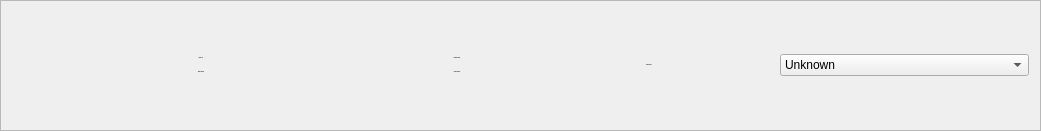
   <widget class="QFrame" name="workArea">
    <property name="geometry">
     <rect>
      <x>110</x>
      <y>640</y>
      <width>1041</width>
      <height>131</height>
     </rect>
    </property>
    <property name="sizePolicy">
     <sizepolicy hsizetype="Preferred" vsizetype="Expanding">
      <horstretch>0</horstretch>
      <verstretch>0</verstretch>
     </sizepolicy>
    </property>
    <property name="minimumSize">
     <size>
      <width>0</width>
      <height>0</height>
     </size>
    </property>
    <property name="maximumSize">
     <size>
      <width>16777215</width>
      <height>520</height>
     </size>
    </property>
    <property name="frameShape">
     <enum>QFrame::Shape::StyledPanel</enum>
    </property>
    <layout class="QGridLayout" name="gridLayout_5">
     <item row="0" column="0">
      <layout class="QGridLayout" name="gridLayout_4">
       <item row="0" column="0">
        <layout class="QHBoxLayout" name="horizontalLayout_7">
         <item>
          <widget class="AviaLamp" name="lampPlaceholder_18" native="true"/>
         </item>
         <item>
          <widget class="QLabel" name="data70">
           <property name="font">
            <font>
             <pointsize>-1</pointsize>
             <bold>true</bold>
            </font>
           </property>
           <property name="text">
            <string>Data &gt; 70</string>
           </property>
           <property name="alignment">
            <set>Qt::AlignmentFlag::AlignCenter</set>
           </property>
          </widget>
         </item>
        </layout>
       </item>
       <item row="0" column="1">
        <layout class="QHBoxLayout" name="horizontalLayout_8">
         <item>
          <widget class="AviaLamp" name="lampPlaceholder_16" native="true"/>
         </item>
         <item>
          <widget class="QLabel" name="reslock">
           <property name="font">
            <font>
             <pointsize>-1</pointsize>
             <bold>true</bold>
            </font>
           </property>
           <property name="text">
            <string>Reset Locked</string>
           </property>
           <property name="alignment">
            <set>Qt::AlignmentFlag::AlignCenter</set>
           </property>
          </widget>
         </item>
        </layout>
       </item>
       <item row="1" column="0">
        <layout class="QHBoxLayout" name="horizontalLayout_9">
         <item>
          <widget class="AviaLamp" name="lampPlaceholder_17" native="true"/>
         </item>
         <item>
          <widget class="QLabel" name="imlock">
           <property name="font">
            <font>
             <pointsize>-1</pointsize>
             <bold>true</bold>
            </font>
           </property>
           <property name="text">
            <string>Xmit Locked</string>
           </property>
           <property name="alignment">
            <set>Qt::AlignmentFlag::AlignCenter</set>
           </property>
          </widget>
         </item>
        </layout>
       </item>
       <item row="1" column="1">
        <layout class="QHBoxLayout" name="horizontalLayout_10">
         <item>
          <widget class="AviaLamp" name="lampPlaceholder_15" native="true"/>
         </item>
         <item>
          <widget class="QLabel" name="vlock">
           <property name="font">
            <font>
             <pointsize>-1</pointsize>
             <bold>true</bold>
            </font>
           </property>
           <property name="text">
            <string>Voice Locked</string>
           </property>
           <property name="alignment">
            <set>Qt::AlignmentFlag::AlignCenter</set>
           </property>
          </widget>
         </item>
        </layout>
       </item>
      </layout>
     </item>
     <item row="0" column="1">
      <layout class="QHBoxLayout" name="horizontalLayout_11">
       <item>
        <widget class="QLabel" name="data70_5">
         <property name="font">
          <font>
           <pointsize>-1</pointsize>
           <bold>true</bold>
          </font>
         </property>
         <property name="text">
          <string>Xmit select:</string>
         </property>
         <property name="alignment">
          <set>Qt::AlignmentFlag::AlignCenter</set>
         </property>
        </widget>
       </item>
       <item>
        <widget class="QComboBox" name="comboBox">
         <item>
          <property name="text">
           <string>Unknown</string>
          </property>
         </item>
         <item>
          <property name="text">
           <string>VHF1</string>
          </property>
         </item>
         <item>
          <property name="text">
           <string>VHF2</string>
          </property>
         </item>
         <item>
          <property name="text">
           <string>VHF3</string>
          </property>
         </item>
         <item>
          <property name="text">
           <string>HF1</string>
          </property>
         </item>
         <item>
          <property name="text">
           <string>HF2</string>
          </property>
         </item>
         <item>
          <property name="text">
           <string>INT</string>
          </property>
         </item>
         <item>
          <property name="text">
           <string>CAB</string>
          </property>
         </item>
         <item>
          <property name="text">
           <string>PA</string>
          </property>
         </item>
        </widget>
       </item>
      </layout>
     </item>
    </layout>
   </widget>
